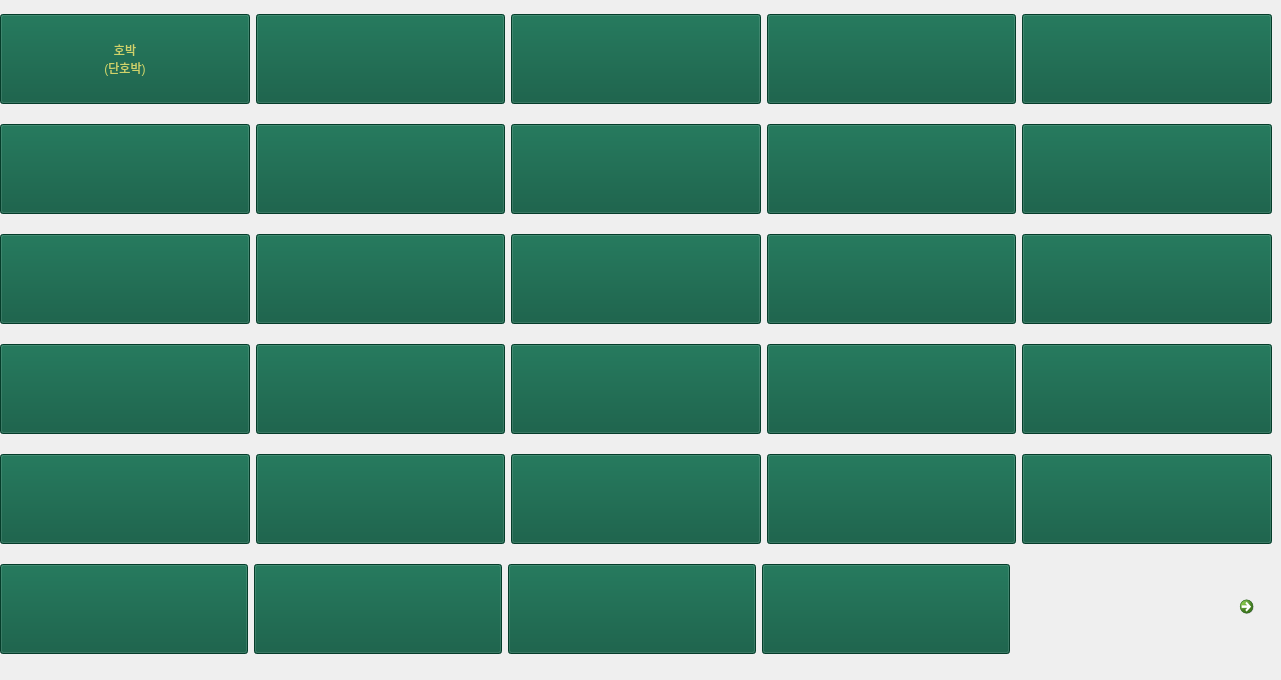
   <widget class="QWidget" name="tab7">
    <attribute name="title">
     <string>채소3</string>
    </attribute>
    <widget class="QWidget" name="layoutWidget_16">
     <property name="geometry">
      <rect>
       <x>0</x>
       <y>0</y>
       <width>1272</width>
       <height>671</height>
      </rect>
     </property>
     <layout class="QVBoxLayout" name="verticalLayout_12">
      <item>
       <layout class="QHBoxLayout" name="horizontalLayout_71">
        <item>
         <widget class="QPushButton" name="pushButton_249">
          <property name="minimumSize">
           <size>
            <width>0</width>
            <height>90</height>
           </size>
          </property>
          <property name="styleSheet">
           <string notr="true">background-color: rgb(7, 85, 59);
color: rgb(206, 212, 106);
font: 18pt &quot;Agency FB&quot;;</string>
          </property>
          <property name="text">
           <string>호박
(단호박)</string>
          </property>
         </widget>
        </item>
        <item>
         <widget class="QPushButton" name="pushButton_250">
          <property name="minimumSize">
           <size>
            <width>0</width>
            <height>90</height>
           </size>
          </property>
          <property name="styleSheet">
           <string notr="true">background-color: rgb(7, 85, 59);
color: rgb(206, 212, 106);
font: 18pt &quot;Agency FB&quot;;</string>
          </property>
          <property name="text">
           <string/>
          </property>
         </widget>
        </item>
        <item>
         <widget class="QPushButton" name="pushButton_251">
          <property name="minimumSize">
           <size>
            <width>0</width>
            <height>90</height>
           </size>
          </property>
          <property name="styleSheet">
           <string notr="true">background-color: rgb(7, 85, 59);
color: rgb(206, 212, 106);
font: 18pt &quot;Agency FB&quot;;</string>
          </property>
          <property name="text">
           <string/>
          </property>
         </widget>
        </item>
        <item>
         <widget class="QPushButton" name="pushButton_252">
          <property name="minimumSize">
           <size>
            <width>0</width>
            <height>90</height>
           </size>
          </property>
          <property name="styleSheet">
           <string notr="true">background-color: rgb(7, 85, 59);
color: rgb(206, 212, 106);
font: 18pt &quot;Agency FB&quot;;</string>
          </property>
          <property name="text">
           <string/>
          </property>
         </widget>
        </item>
        <item>
         <widget class="QPushButton" name="pushButton_253">
          <property name="minimumSize">
           <size>
            <width>0</width>
            <height>90</height>
           </size>
          </property>
          <property name="styleSheet">
           <string notr="true">background-color: rgb(7, 85, 59);
color: rgb(206, 212, 106);
font: 18pt &quot;Agency FB&quot;;</string>
          </property>
          <property name="text">
           <string/>
          </property>
         </widget>
        </item>
       </layout>
      </item>
      <item>
       <layout class="QHBoxLayout" name="horizontalLayout_72">
        <item>
         <widget class="QPushButton" name="pushButton_254">
          <property name="minimumSize">
           <size>
            <width>0</width>
            <height>90</height>
           </size>
          </property>
          <property name="styleSheet">
           <string notr="true">background-color: rgb(7, 85, 59);
color: rgb(206, 212, 106);
font: 18pt &quot;Agency FB&quot;;</string>
          </property>
          <property name="text">
           <string/>
          </property>
         </widget>
        </item>
        <item>
         <widget class="QPushButton" name="pushButton_255">
          <property name="minimumSize">
           <size>
            <width>0</width>
            <height>90</height>
           </size>
          </property>
          <property name="styleSheet">
           <string notr="true">background-color: rgb(7, 85, 59);
color: rgb(206, 212, 106);
font: 18pt &quot;Agency FB&quot;;</string>
          </property>
          <property name="text">
           <string/>
          </property>
         </widget>
        </item>
        <item>
         <widget class="QPushButton" name="pushButton_256">
          <property name="minimumSize">
           <size>
            <width>0</width>
            <height>90</height>
           </size>
          </property>
          <property name="styleSheet">
           <string notr="true">background-color: rgb(7, 85, 59);
color: rgb(206, 212, 106);
font: 18pt &quot;Agency FB&quot;;</string>
          </property>
          <property name="text">
           <string/>
          </property>
         </widget>
        </item>
        <item>
         <widget class="QPushButton" name="pushButton_257">
          <property name="minimumSize">
           <size>
            <width>0</width>
            <height>90</height>
           </size>
          </property>
          <property name="styleSheet">
           <string notr="true">background-color: rgb(7, 85, 59);
color: rgb(206, 212, 106);
font: 18pt &quot;Agency FB&quot;;</string>
          </property>
          <property name="text">
           <string/>
          </property>
         </widget>
        </item>
        <item>
         <widget class="QPushButton" name="pushButton_258">
          <property name="minimumSize">
           <size>
            <width>0</width>
            <height>90</height>
           </size>
          </property>
          <property name="styleSheet">
           <string notr="true">background-color: rgb(7, 85, 59);
color: rgb(206, 212, 106);
font: 18pt &quot;Agency FB&quot;;</string>
          </property>
          <property name="text">
           <string/>
          </property>
         </widget>
        </item>
       </layout>
      </item>
      <item>
       <layout class="QHBoxLayout" name="horizontalLayout_73">
        <item>
         <widget class="QPushButton" name="pushButton_259">
          <property name="minimumSize">
           <size>
            <width>0</width>
            <height>90</height>
           </size>
          </property>
          <property name="styleSheet">
           <string notr="true">background-color: rgb(7, 85, 59);
color: rgb(206, 212, 106);
font: 18pt &quot;Agency FB&quot;;</string>
          </property>
          <property name="text">
           <string/>
          </property>
         </widget>
        </item>
        <item>
         <widget class="QPushButton" name="pushButton_260">
          <property name="minimumSize">
           <size>
            <width>0</width>
            <height>90</height>
           </size>
          </property>
          <property name="styleSheet">
           <string notr="true">background-color: rgb(7, 85, 59);
color: rgb(206, 212, 106);
font: 18pt &quot;Agency FB&quot;;</string>
          </property>
          <property name="text">
           <string/>
          </property>
         </widget>
        </item>
        <item>
         <widget class="QPushButton" name="pushButton_261">
          <property name="minimumSize">
           <size>
            <width>0</width>
            <height>90</height>
           </size>
          </property>
          <property name="styleSheet">
           <string notr="true">background-color: rgb(7, 85, 59);
color: rgb(206, 212, 106);
font: 18pt &quot;Agency FB&quot;;</string>
          </property>
          <property name="text">
           <string/>
          </property>
         </widget>
        </item>
        <item>
         <widget class="QPushButton" name="pushButton_262">
          <property name="minimumSize">
           <size>
            <width>0</width>
            <height>90</height>
           </size>
          </property>
          <property name="styleSheet">
           <string notr="true">background-color: rgb(7, 85, 59);
color: rgb(206, 212, 106);
font: 18pt &quot;Agency FB&quot;;</string>
          </property>
          <property name="text">
           <string/>
          </property>
         </widget>
        </item>
        <item>
         <widget class="QPushButton" name="pushButton_263">
          <property name="minimumSize">
           <size>
            <width>0</width>
            <height>90</height>
           </size>
          </property>
          <property name="styleSheet">
           <string notr="true">background-color: rgb(7, 85, 59);
color: rgb(206, 212, 106);
font: 18pt &quot;Agency FB&quot;;</string>
          </property>
          <property name="text">
           <string/>
          </property>
         </widget>
        </item>
       </layout>
      </item>
      <item>
       <layout class="QHBoxLayout" name="horizontalLayout_74">
        <item>
         <widget class="QPushButton" name="pushButton_264">
          <property name="minimumSize">
           <size>
            <width>0</width>
            <height>90</height>
           </size>
          </property>
          <property name="styleSheet">
           <string notr="true">background-color: rgb(7, 85, 59);
color: rgb(206, 212, 106);
font: 18pt &quot;Agency FB&quot;;</string>
          </property>
          <property name="text">
           <string/>
          </property>
         </widget>
        </item>
        <item>
         <widget class="QPushButton" name="pushButton_265">
          <property name="minimumSize">
           <size>
            <width>0</width>
            <height>90</height>
           </size>
          </property>
          <property name="styleSheet">
           <string notr="true">background-color: rgb(7, 85, 59);
color: rgb(206, 212, 106);
font: 18pt &quot;Agency FB&quot;;</string>
          </property>
          <property name="text">
           <string/>
          </property>
         </widget>
        </item>
        <item>
         <widget class="QPushButton" name="pushButton_266">
          <property name="minimumSize">
           <size>
            <width>0</width>
            <height>90</height>
           </size>
          </property>
          <property name="styleSheet">
           <string notr="true">background-color: rgb(7, 85, 59);
color: rgb(206, 212, 106);
font: 18pt &quot;Agency FB&quot;;</string>
          </property>
          <property name="text">
           <string/>
          </property>
         </widget>
        </item>
        <item>
         <widget class="QPushButton" name="pushButton_267">
          <property name="minimumSize">
           <size>
            <width>0</width>
            <height>90</height>
           </size>
          </property>
          <property name="styleSheet">
           <string notr="true">background-color: rgb(7, 85, 59);
color: rgb(206, 212, 106);
font: 18pt &quot;Agency FB&quot;;</string>
          </property>
          <property name="text">
           <string/>
          </property>
         </widget>
        </item>
        <item>
         <widget class="QPushButton" name="pushButton_268">
          <property name="minimumSize">
           <size>
            <width>0</width>
            <height>90</height>
           </size>
          </property>
          <property name="styleSheet">
           <string notr="true">background-color: rgb(7, 85, 59);
color: rgb(206, 212, 106);
font: 18pt &quot;Agency FB&quot;;</string>
          </property>
          <property name="text">
           <string/>
          </property>
         </widget>
        </item>
       </layout>
      </item>
      <item>
       <layout class="QHBoxLayout" name="horizontalLayout_75">
        <item>
         <widget class="QPushButton" name="pushButton_269">
          <property name="minimumSize">
           <size>
            <width>0</width>
            <height>90</height>
           </size>
          </property>
          <property name="styleSheet">
           <string notr="true">background-color: rgb(7, 85, 59);
color: rgb(206, 212, 106);
font: 18pt &quot;Agency FB&quot;;</string>
          </property>
          <property name="text">
           <string/>
          </property>
         </widget>
        </item>
        <item>
         <widget class="QPushButton" name="pushButton_270">
          <property name="minimumSize">
           <size>
            <width>0</width>
            <height>90</height>
           </size>
          </property>
          <property name="styleSheet">
           <string notr="true">background-color: rgb(7, 85, 59);
color: rgb(206, 212, 106);
font: 18pt &quot;Agency FB&quot;;</string>
          </property>
          <property name="text">
           <string/>
          </property>
         </widget>
        </item>
        <item>
         <widget class="QPushButton" name="pushButton_271">
          <property name="minimumSize">
           <size>
            <width>0</width>
            <height>90</height>
           </size>
          </property>
          <property name="styleSheet">
           <string notr="true">background-color: rgb(7, 85, 59);
color: rgb(206, 212, 106);
font: 18pt &quot;Agency FB&quot;;</string>
          </property>
          <property name="text">
           <string/>
          </property>
         </widget>
        </item>
        <item>
         <widget class="QPushButton" name="pushButton_272">
          <property name="minimumSize">
           <size>
            <width>0</width>
            <height>90</height>
           </size>
          </property>
          <property name="styleSheet">
           <string notr="true">background-color: rgb(7, 85, 59);
color: rgb(206, 212, 106);
font: 18pt &quot;Agency FB&quot;;</string>
          </property>
          <property name="text">
           <string/>
          </property>
         </widget>
        </item>
        <item>
         <widget class="QPushButton" name="pushButton_273">
          <property name="minimumSize">
           <size>
            <width>0</width>
            <height>90</height>
           </size>
          </property>
          <property name="styleSheet">
           <string notr="true">background-color: rgb(7, 85, 59);
color: rgb(206, 212, 106);
font: 18pt &quot;Agency FB&quot;;</string>
          </property>
          <property name="text">
           <string/>
          </property>
         </widget>
        </item>
       </layout>
      </item>
      <item>
       <layout class="QHBoxLayout" name="horizontalLayout_76">
        <item>
         <widget class="QPushButton" name="pushButton_274">
          <property name="minimumSize">
           <size>
            <width>248</width>
            <height>90</height>
           </size>
          </property>
          <property name="styleSheet">
           <string notr="true">background-color: rgb(7, 85, 59);
color: rgb(206, 212, 106);
font: 18pt &quot;Agency FB&quot;;</string>
          </property>
          <property name="text">
           <string/>
          </property>
         </widget>
        </item>
        <item>
         <widget class="QPushButton" name="pushButton_275">
          <property name="minimumSize">
           <size>
            <width>248</width>
            <height>90</height>
           </size>
          </property>
          <property name="styleSheet">
           <string notr="true">background-color: rgb(7, 85, 59);
color: rgb(206, 212, 106);
font: 18pt &quot;Agency FB&quot;;</string>
          </property>
          <property name="text">
           <string/>
          </property>
         </widget>
        </item>
        <item>
         <widget class="QPushButton" name="pushButton_276">
          <property name="minimumSize">
           <size>
            <width>248</width>
            <height>90</height>
           </size>
          </property>
          <property name="styleSheet">
           <string notr="true">background-color: rgb(7, 85, 59);
color: rgb(206, 212, 106);
font: 18pt &quot;Agency FB&quot;;</string>
          </property>
          <property name="text">
           <string/>
          </property>
         </widget>
        </item>
        <item>
         <widget class="QPushButton" name="pushButton_277">
          <property name="minimumSize">
           <size>
            <width>248</width>
            <height>90</height>
           </size>
          </property>
          <property name="styleSheet">
           <string notr="true">background-color: rgb(7, 85, 59);
color: rgb(206, 212, 106);
font: 18pt &quot;Agency FB&quot;;</string>
          </property>
          <property name="text">
           <string/>
          </property>
         </widget>
        </item>
        <item>
         <spacer name="horizontalSpacer_12">
          <property name="orientation">
           <enum>Qt::Horizontal</enum>
          </property>
          <property name="sizeHint" stdset="0">
           <size>
            <width>40</width>
            <height>20</height>
           </size>
          </property>
         </spacer>
        </item>
        <item>
         <widget class="QCommandLinkButton" name="commandLinkButton_7">
          <property name="maximumSize">
           <size>
            <width>40</width>
            <height>40</height>
           </size>
          </property>
          <property name="styleSheet">
           <string notr="true">background-color: rgb(7, 85, 59);
color:rgb(206, 212, 106);
</string>
          </property>
          <property name="text">
           <string/>
          </property>
         </widget>
        </item>
       </layout>
      </item>
     </layout>
    </widget>
   </widget>
